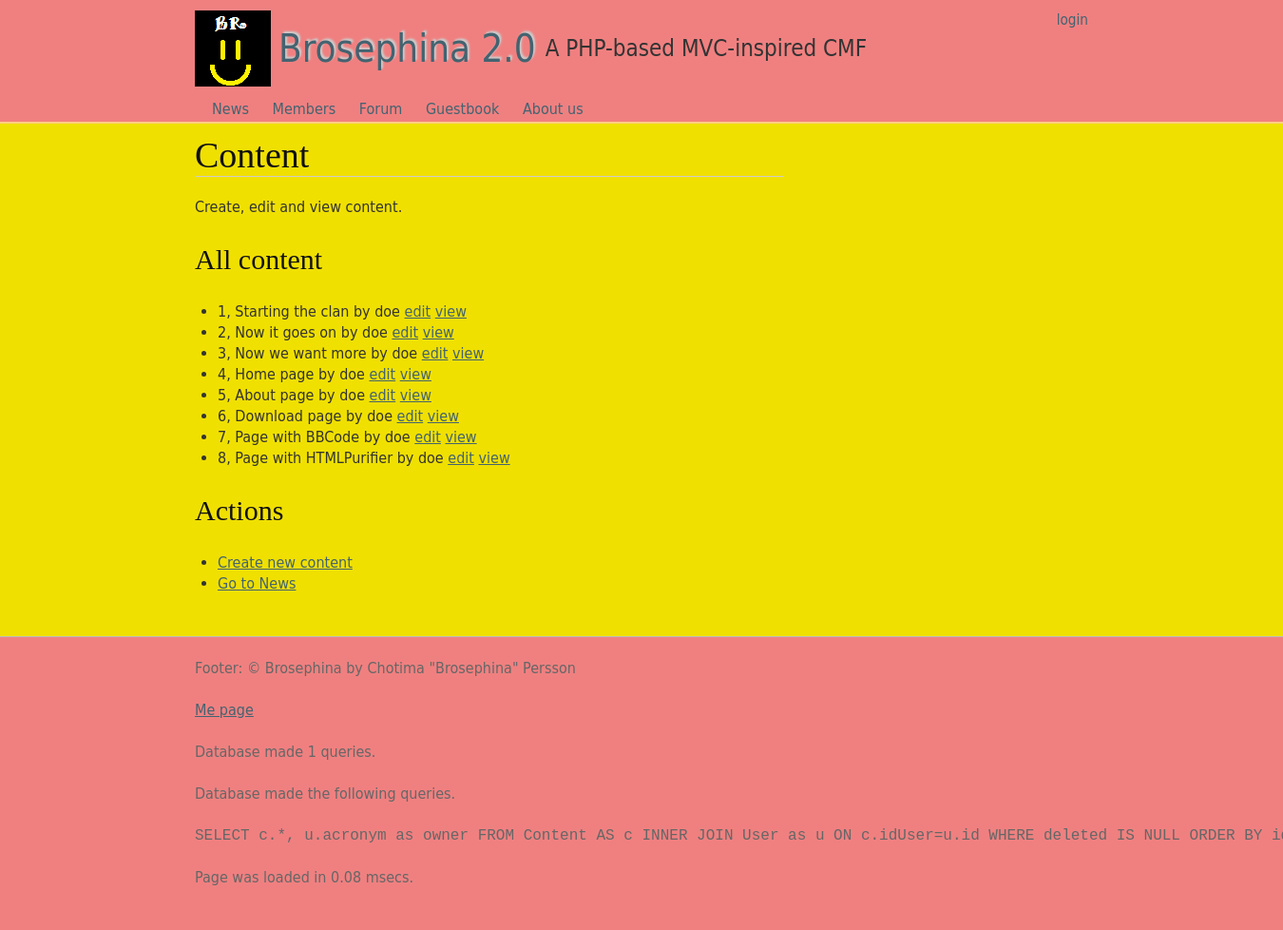
The page /content on the database its author committed.
### tables this page shows
CREATE TABLE Content (id INTEGER PRIMARY KEY, key TEXT KEY, type TEXT, title TEXT, data TEXT, filter TEXT, idUser INT, created DATETIME default (datetime('now')), updated DATETIME default NULL, deleted DATETIME default NULL, FOREIGN KEY(idUser) REFERENCES User(id));

CREATE TABLE User (id INTEGER PRIMARY KEY, acronym TEXT KEY, name TEXT, email TEXT, algorithm TEXT, salt TEXT, password TEXT, created DATETIME default (datetime('now')), updated DATETIME default NULL);

### index.php (called while the page is built, shortened)
<?php
require(Brosephina_INSTALL_PATH.'/src/bootstrap.php');
$br = CBrosephina::Instance();
$br->FrontControllerRoute();
$br->ThemeEngineRender();

### src/CDatabase/CDatabase.php (called while the page is built, shortened)
<?php
class CDatabase {
  private $db = null;
  public function __construct($dsn, $username = null, $password = null, $driver_options = null) {
    $this->db = new PDO($dsn, $username, $password, $driver_options);
    $this->db->SetAttribute(PDO::ATTR_ERRMODE, PDO::ERRMODE_EXCEPTION);
  }
  public function ExecuteSelectQueryAndFetchAll($query, $params=array()){
    $this->stmt = $this->db->prepare($query);
    $this->stmt->execute($params);
    return $this->stmt->fetchAll(PDO::FETCH_ASSOC);
  }
}

### src/CMContent/CMContent.php (called while the page is built, shortened)
<?php
class CMContent extends CObject implements IHasSQL, ArrayAccess, IModule {
  public static function SQL($key=null, $args=null){
		$order_order = isset($args['order-order']) ? $args['order-order'] : 'ASC';
		$order_by = isset($args['order-by']) ? $args['order-by'] : 'id';
		$limit = isset($args['limit']) ? 'LIMIT '.$args['limit'] : '';
		$queries = array(
			'drop table content'	=> "DROP TABLE IF EXISTS Content;",
			'drop table comments'	=> "DROP TABLE IF EXISTS ContentComments;",
			'create table content'	=> "CREATE TABLE IF NOT EXISTS Content (id INTEGER PRIMARY KEY, key TEXT KEY, type TEXT, title TEXT, data TEXT, filter TEXT, idUser INT, created DATETIME default (datetime('now')), updated DATETIME default NULL, deleted DATETIME default NULL, FOREIGN KEY(idUser) REFERENCES User(id));",
			'create table comments'	=> "CREATE TABLE IF NOT EXISTS ContentComments (id INTEGER PRIMARY KEY, data TEXT, idContent INT, created DATETIME default (datetime('now')), updated DATETIME default NULL, deleted DATETIME default NULL, FOREIGN KEY(idContent) REFERENCES Content(id));",
			'insert content'	=> 'INSERT INTO Content (key,type,title,data,filter,idUser) VALUES (?,?,?,?,?,?);',
			'insert comment'	=> 'INSERT INTO ContentComments (data,idContent) VALUES (?,?);',
			'select * by id'	=> "SELECT c.*, u.acronym as owner FROM Content AS c INNER JOIN User as u ON c.idUser=u.id WHERE c.id=? AND deleted IS NULL;",
			'select * by key'	=> "SELECT c.*, u.acronym as owner FROM Content AS c INNER JOIN User as u ON c.idUser=u.id WHERE c.key=? AND deleted IS NULL ORDER BY {$order_by} {$order_order} {$limit};",
			'select * by type'	=> "SELECT c.*, u.acronym as owner FROM Content AS c INNER JOIN User as u ON c.idUser=u.id WHERE type=? AND deleted IS NULL ORDER BY {$order_by} {$order_order} {$limit};",
			'select *'		=> "SELECT c.*, u.acronym as owner FROM Content AS c INNER JOIN User as u ON c.idUser=u.id WHERE deleted IS NULL ORDER BY {$order_by} {$order_order} {$limit};",
			'select comments'	=> 'SELECT * FROM ContentComments WHERE idContent=? ORDER BY created DESC;',
			'update content'	=> "UPDATE Content SET key=?, type=?, title=?, data=?, filter=?, updated=datetime('now') WHERE id=?;",
			'update content as deleted' => "UPDATE Content SET deleted=datetime('now') WHERE id=?;",
		);
		return $queries[$key];
	}
 public function ListAll($args=null) {
    try {
      if(isset($args) && isset($args['type'])) {
        return $this->db->ExecuteSelectQueryAndFetchAll(self::SQL('select * by type', $args), array($args['type']));
      } else {
        return $this->db->ExecuteSelectQueryAndFetchAll(self::SQL('select *', $args));
      }
    } catch(Exception $e) {
      echo $e;
      return null;
    }
  }
}

### src/CCContent/CCContent.php (called while the page is built, shortened)
<?php
class CCContent extends CObject implements IController {
  public function Index() {
    $content = new CMContent();
    $this->views->SetTitle('Content Controller');
    $this->views->AddInclude(__DIR__ . '/index.tpl.php', array(
                  'contents' => $content->ListAll(),
                ));
  }
}

### src/bootstrap.php (called while the page is built, shortened)
<?php
function autoload($aClassName) {
  $classFile = "/src/{$aClassName}/{$aClassName}.php";
	$file1 = Brosephina_SITE_PATH . $classFile;
	$file2 = Brosephina_INSTALL_PATH . $classFile;
}
function htmlent($str, $flags = ENT_COMPAT) {
  return htmlentities($str, $flags, CBrosephina::Instance()->config['character_encoding']);
}

### src/CRequest/CRequest.php (called while the page is built, shortened)
<?php
class CRequest {
	public function __construct($urlType=0) {
    $this->cleanUrl       = $urlType= 1 ? true : false;
	}
   public function CreateUrl($url=null, $method=null, $arguments=null) {
		if(!empty($url) && (strpos($url, '://') || $url[0] == '/')) {
			return $url;
		}
    $prepend = $this->base_url;
    $url = trim($url, '/');
    $method = empty($method) ? null : '/' . trim($method, '/');
    $arguments = empty($arguments) ? null : '/' . trim($arguments, '/');
    return $prepend . rtrim("$url$method$arguments", '/');
  }
  public function Init($baseUrl = null, $routing=null) {
    $scriptName = $_SERVER['SCRIPT_NAME'];
    $currentUrl = $this->GetCurrentUrl();
    $parts 	    = parse_url($currentUrl);
    $baseUrl 		= !empty($baseUrl) ? $baseUrl : "{$parts['scheme']}://{$parts['host']}" . (isset($parts['port']) ? ":{$parts['port']}" : '') . rtrim(dirname($scriptName), '/');
    $this->base_url 	  = rtrim($baseUrl, '/') . '/';
  }
	public function GetCurrentUrl() {
    $url = "http";
    $url .= (@$_SERVER["HTTPS"] == "on") ? 's' : '';
    $url .= "://";
    $serverPort = ($_SERVER["SERVER_PORT"] == "80") ? '' :
    (($_SERVER["SERVER_PORT"] == 443 && @$_SERVER["HTTPS"] == "on") ? '' : ":{$_SERVER['SERVER_PORT']}");
    $url .= $_SERVER["SERVER_NAME"] . $serverPort . htmlspecialchars($_SERVER["REQUEST_URI"]);
		return $url;
	}
}

### src/CCContent/index.tpl.php (the view)
<h1>Content</h1>
<p>Create, edit and view content.</p>
<h2>All content</h2>
<?php if($contents != null):?>
  <ul>
  <?php foreach($contents as $val):?>
    <li><?=$val['id']?>, <?=esc($val['title'])?> by <?=$val['owner']?> <a href='<?=create_url("content/edit/{$val['id']}")?>'>edit</a> <a href='<?=create_url("page/view/{$val['id']}")?>'>view</a>
  <?php endforeach; ?>
  </ul>
<?php else:?>
  <p>No content exists.</p>
<?php endif;?>
<h2>Actions</h2>
<ul>
  <li><a href='<?=create_url('content/create')?>'>Create new content</a>
  <li><a href='<?=create_url('my/news')?>'>Go to News</a>
</ul>

### src/CViewContainer/CViewContainer.php (shortened to what this page needs)
<?php
class CViewContainer {
	private $views = array();
  public function AddInclude($file, $variables=array(), $region='default') {
    $this->views[$region][] = array('type' => 'include', 'file' => $file, 'variables' => $variables);
    return $this;
  }
  public function AddString($string, $variables=array(), $region='default') {
    $this->views[$region][] = array('type' => 'string', 'string' => $string, 'variables' => $variables);
    return $this;
  }
  public function Render($region='default') {
    if(!isset($this->views[$region])) return;
    foreach($this->views[$region] as $view) {
      switch($view['type']) {
        case 'include': if(isset($view['variables'])) extract($view['variables']); include($view['file']); break;
        case 'string':  if(isset($view['variables'])) extract($view['variables']); echo $view['string']; break;
      }
    }
  }
}

### rows shown on the page
content: id "1", title "Starting the clan", idUser.acronym "doe"
content: id "2", title "Now it goes on", idUser.acronym "doe"
content: id "3", title "Now we want more", idUser.acronym "doe"
content: id "4", title "Home page", idUser.acronym "doe"
content: id "5", title "About page", idUser.acronym "doe"
content: id "6", title "Download page", idUser.acronym "doe"
content: id "7", title "Page with BBCode", idUser.acronym "doe"
content: id "8", title "Page with HTMLPurifier", idUser.acronym "doe"

### other values the page prints
$header "Brosephina 2.0"
$slogan "A PHP-based MVC-inspired CMF"
$val['label'] "News"
$val['label'] "Members"
$val['label'] "Forum"
$val['label'] "Guestbook"
$val['label'] "About us"
$footer "Footer: © Brosephina by Chotima \"Brosephina\" Persson Me page"
$br->db->GetNumQueries() "1"
implode('<br/><br/>', $queries) "SELECT c.*, u.acronym as owner FROM Content AS c INNER JOIN User as u ON c.idUser=u.id WHERE deleted IS NULL ORDER BY…"
